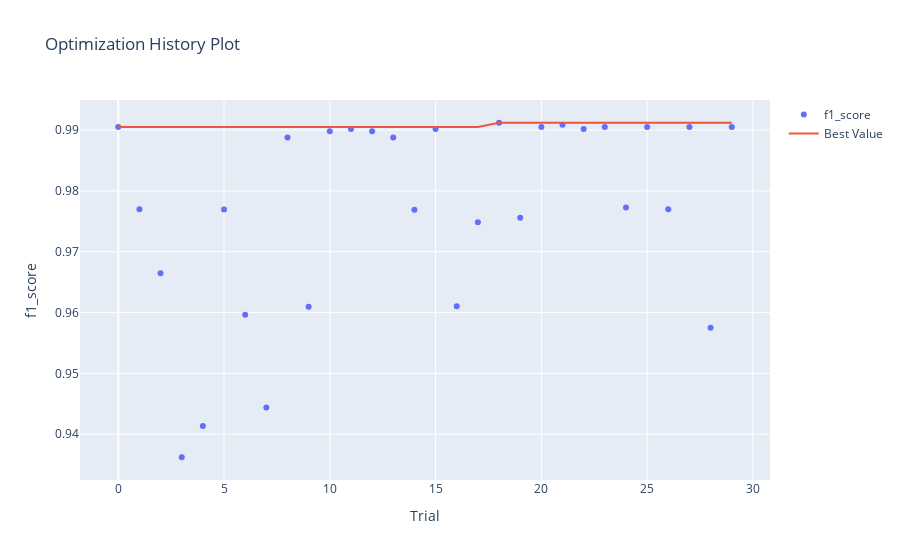

Notebook cell for this chart:
### Code cell
optuna.visualization.plot_optimization_history(study, target_name="f1_score")

### Figure 1 — Plotly figure (JSON) as saved in the notebook; plotly's stock layout.template omitted (floating-point values rounded to 4 significant figures)
{"data": [{"mode": "markers", "name": "f1_score", "type": "scatter", "x": [0, 1, 2, 3, 4, 5, 6, 7, 8, 9, 10, 11, 12, 13, 14, 15, 16, 17, 18, 19, 20, 21, 22, 23, 24, 25, 26, 27, 28, 29], "y": [0.9905, 0.977, 0.9665, 0.9362, 0.9413, 0.977, 0.9596, 0.9444, 0.9888, 0.9609, 0.9898, 0.9902, 0.9898, 0.9888, 0.9769, 0.9902, 0.9611, 0.9749, 0.9912, 0.9756, 0.9905, 0.9909, 0.9902, 0.9905, 0.9773, 0.9905, 0.977, 0.9905, 0.9575, 0.9905]}, {"name": "Best Value", "type": "scatter", "x": [0, 1, 2, 3, 4, 5, 6, 7, 8, 9, 10, 11, 12, 13, 14, 15, 16, 17, 18, 19, 20, 21, 22, 23, 24, 25, 26, 27, 28, 29], "y": [0.9905, 0.9905, 0.9905, 0.9905, 0.9905, 0.9905, 0.9905, 0.9905, 0.9905, 0.9905, 0.9905, 0.9905, 0.9905, 0.9905, 0.9905, 0.9905, 0.9905, 0.9905, 0.9912, 0.9912, 0.9912, 0.9912, 0.9912, 0.9912, 0.9912, 0.9912, 0.9912, 0.9912, 0.9912, 0.9912]}], "layout": {"title": {"text": "Optimization History Plot"}, "xaxis": {"title": {"text": "Trial"}}, "yaxis": {"title": {"text": "f1_score"}}}}
